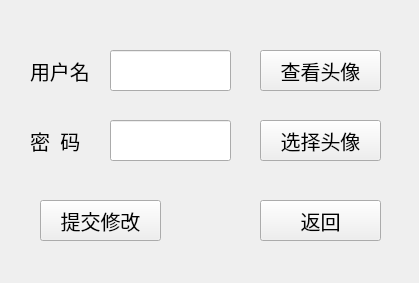
<?xml version="1.0" encoding="UTF-8"?>
<ui version="4.0">
 <class>Form</class>
 <widget class="QWidget" name="Form">
  <property name="geometry">
   <rect>
    <x>0</x>
    <y>0</y>
    <width>419</width>
    <height>283</height>
   </rect>
  </property>
  <property name="minimumSize">
   <size>
    <width>419</width>
    <height>283</height>
   </size>
  </property>
  <property name="maximumSize">
   <size>
    <width>419</width>
    <height>283</height>
   </size>
  </property>
  <property name="windowTitle">
   <string>Form</string>
  </property>
  <widget class="QLineEdit" name="lineEdit">
   <property name="geometry">
    <rect>
     <x>110</x>
     <y>50</y>
     <width>121</width>
     <height>41</height>
    </rect>
   </property>
  </widget>
  <widget class="QLineEdit" name="lineEdit_2">
   <property name="geometry">
    <rect>
     <x>110</x>
     <y>120</y>
     <width>121</width>
     <height>41</height>
    </rect>
   </property>
  </widget>
  <widget class="QLabel" name="label">
   <property name="geometry">
    <rect>
     <x>30</x>
     <y>50</y>
     <width>71</width>
     <height>41</height>
    </rect>
   </property>
   <property name="font">
    <font>
     <family>楷体</family>
     <pointsize>15</pointsize>
    </font>
   </property>
   <property name="text">
    <string>用户名</string>
   </property>
  </widget>
  <widget class="QLabel" name="label_2">
   <property name="geometry">
    <rect>
     <x>30</x>
     <y>120</y>
     <width>71</width>
     <height>41</height>
    </rect>
   </property>
   <property name="font">
    <font>
     <family>楷体</family>
     <pointsize>15</pointsize>
    </font>
   </property>
   <property name="text">
    <string>密  码</string>
   </property>
  </widget>
  <widget class="QPushButton" name="pushButton">
   <property name="geometry">
    <rect>
     <x>260</x>
     <y>120</y>
     <width>121</width>
     <height>41</height>
    </rect>
   </property>
   <property name="font">
    <font>
     <family>楷体</family>
     <pointsize>15</pointsize>
    </font>
   </property>
   <property name="text">
    <string>选择头像</string>
   </property>
  </widget>
  <widget class="QPushButton" name="pushButton_2">
   <property name="geometry">
    <rect>
     <x>40</x>
     <y>200</y>
     <width>121</width>
     <height>41</height>
    </rect>
   </property>
   <property name="font">
    <font>
     <family>楷体</family>
     <pointsize>15</pointsize>
    </font>
   </property>
   <property name="text">
    <string>提交修改</string>
   </property>
  </widget>
  <widget class="QPushButton" name="pushButton_3">
   <property name="geometry">
    <rect>
     <x>260</x>
     <y>200</y>
     <width>121</width>
     <height>41</height>
    </rect>
   </property>
   <property name="font">
    <font>
     <family>楷体</family>
     <pointsize>15</pointsize>
    </font>
   </property>
   <property name="text">
    <string>返回</string>
   </property>
  </widget>
  <widget class="QPushButton" name="pushButton_4">
   <property name="geometry">
    <rect>
     <x>260</x>
     <y>50</y>
     <width>121</width>
     <height>41</height>
    </rect>
   </property>
   <property name="font">
    <font>
     <family>楷体</family>
     <pointsize>15</pointsize>
    </font>
   </property>
   <property name="text">
    <string>查看头像</string>
   </property>
  </widget>
 </widget>
 <resources/>
 <connections/>
</ui>
